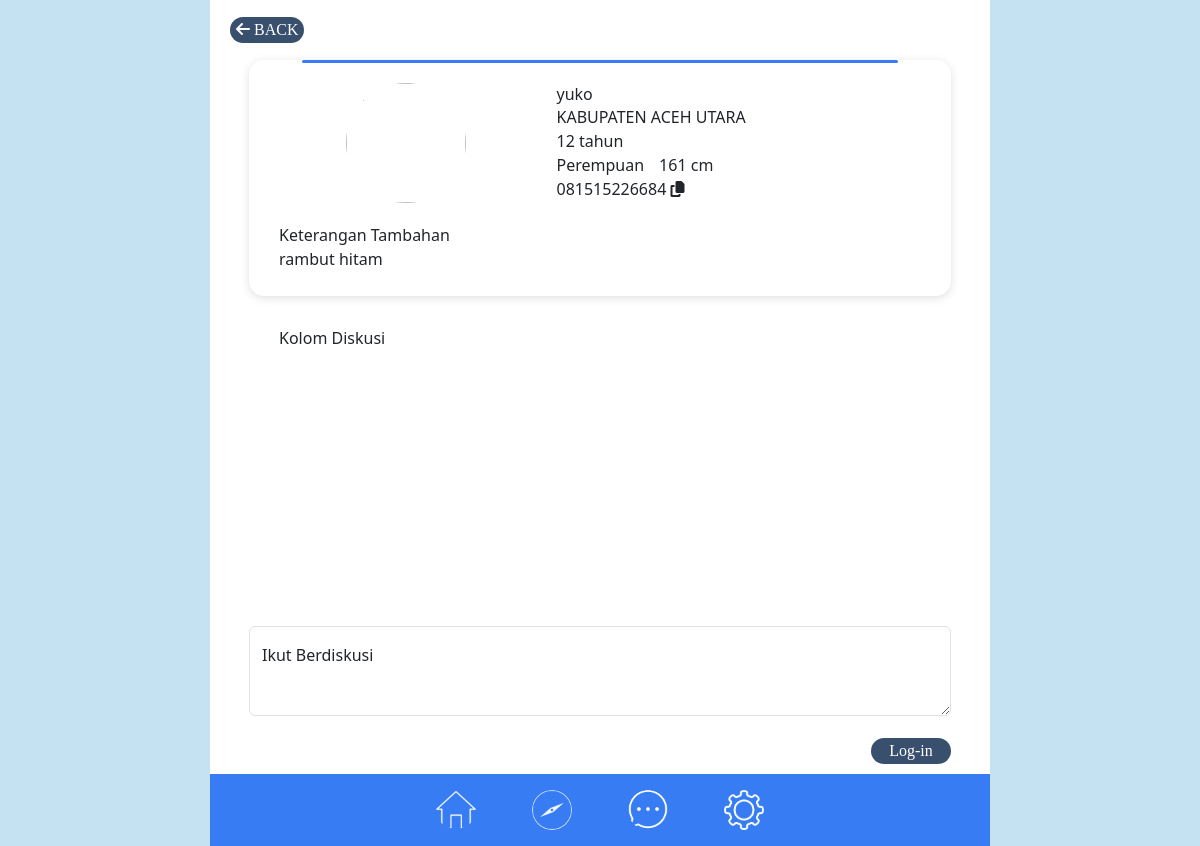
The page /detail-hilang.php?id=1 on the database its author committed.
### tables this page shows
CREATE TABLE `orang_hilang` (
  `id_hilang` int(11) NOT NULL,
  `nama_lengkap` varchar(200) NOT NULL,
  `id_kota` int(11) NOT NULL,
  `jenis_kelamin` char(1) NOT NULL,
  `umur_hilang` int(11) NOT NULL,
  `tinggi` int(11) NOT NULL,
  `keterangan` text NOT NULL,
  `tanggal_hilang` date NOT NULL,
  `timestamp` timestamp NOT NULL DEFAULT current_timestamp() ON UPDATE current_timestamp(),
  `nomor_telepon` varchar(12) NOT NULL,
  `foto` text NOT NULL
);

CREATE TABLE `regencies` (
  `id` char(4) NOT NULL,
  `province_id` char(2) NOT NULL,
  `name` varchar(255) NOT NULL
);

### detail-hilang.php (the view, shortened to what this page needs)
<?php
    require "connect.php";
    $id = $_GET['id'];
    $stmt = $conn->prepare("SELECT * FROM orang_hilang where id_hilang=?");
    $stmt->execute([$id]);
    $orang = $stmt->fetch();
    $namaKota = '';
    $stmt = $conn->prepare('SELECT * FROM regencies where id=?');
    $berhasil = $stmt->execute([$orang['id_kota']]);
    if($berhasil){
        $nama = $stmt->fetch();
        $namaKota = $nama['name'];
    }
?>
<!DOCTYPE html>
<html lang="en">
<head>
    <link rel="stylesheet" type="text/css" href="https://stackpath.bootstrapcdn.com/bootstrap/4.3.1/css/bootstrap.min.css">
	<link rel="stylesheet" type="text/css" href="css/style.css">
    <link href="https://cdn.jsdelivr.net/npm/bootstrap@5.3.0-alpha3/dist/css/bootstrap.min.css" rel="stylesheet">
    <link rel="stylesheet" href="css/explore.css">
</head>
<body>
    <div class="container-hp">
        <div style="height:60px;display:flex;align-items:center;margin-left:20px;">
        <button onclick="window.location.href='explore.php'" type="Button" class="button1" style="background-color : rgb(57,79,110); color:white; font-family:'Gill Sans MT';border:none;border-radius:20px;">
        <i class="fa-solid fa-arrow-left"></i> BACK </button>
        </div>
        <div class="card-container">
            <div class="mycard">
                <div></div>
                <div class="row">
                    <div class="col-5">
                        <img src="assets/img/orang_hilang/<?= $orang['foto'] ?>" alt="">
                    </div>
                    <div class="col-7">
                        <h1><?= $orang['nama_lengkap']?></h1>
                        <div><?= $namaKota ?></div>
                        <div><?= $orang['umur_hilang'] ?> tahun</div>
                        <div style="display:flex;align-items:center;">
                            <div style="margin-right:15px;"><?= strtoupper($orang['jenis_kelamin']) === 'P' ? 'Perempuan' : 'Laki-laki'; ?></div>
                            <div><?= $orang['tinggi'] ?> cm</div>
                        </div>
                        <div style="cursor:pointer;"><?= $orang['nomor_telepon'] ?> <i class="fa-solid fa-copy"></i></div>
                    </div>
                </div>
                <div style="height:20px;width:100%;"></div>
                <div class="ket row">
                    <div>Keterangan Tambahan</div>
                    <div><?= $orang['keterangan'] ?></div>
                </div>
            </div>
        </div>
        <div style="height:30px;width:100%;"><span style="padding-left:calc(30px + 5%);padding-bottom:7px;">Kolom Diskusi</span></div>
        <div class="comment-container">
            <div class="comments">
            </div>
        </div>
        <div style="height:30px;width:100%;"></div>
        <div class="form-floating" style="width:90%;margin:auto;">
            <textarea class="form-control" placeholder="Ikut Berdiskusi" id="komentar" name="komentar" style="height: 90px"></textarea>
            <label for="floatingTextarea2Disabled">Ikut Berdiskusi</label>
        </div>
        <div style="height:22px;width:100%;"></div>
        <?php if(!isset($_SESSION['login'])):?>
        <button type="Button" class="button1" onclick="window.location.href= 'login-user.php'" style="background-color : rgb(57,79,110); color:white; font-family:'Gill Sans MT';border:none;border-radius:20px;width:80px;display:block;float:right;margin-right:5%;">Log-in</button>
        <?php else: ?>
        <button type="Button" onclick="sendKomentar()" class="button1" style="background-color : rgb(57,79,110); color:white; font-family:'Gill Sans MT';border:none;border-radius:20px;width:80px;display:block;float:right;margin-right:5%;">Send</button>
        <?php endif; ?>
        <div style="height:26px;width:100%;"></div>
        <div style="height:82px;width:100%;"></div>
        <?php include 'bottombar.php' ?>
    </div>
</body>
</html>

### css/style.css (style rules this page uses)
body { width: 100%; overflow: auto; margin:auto; min-height: 100vh; background-color: rgba(174, 215, 237, 0.712) !important; font-size: 20px; transition: 0.3s; }
.container-hp { margin: auto; background-color: #ffffff; max-width: 780px; min-height: 100vh; position: relative; }

### css/explore.css (style rules this page uses)
.card-container { display: flex; flex-direction: column; justify-content: center; align-items: center; }
.mycard { background-color: white; width: 90%; border-radius: 15px; min-height: 25vh; padding-bottom: 10px; margin-bottom: 30px; box-shadow: rgba(99, 99, 99, 0.2) 0px 2px 8px 0px; }
.mycard > div:nth-child(1) { padding-top: 10px; padding-left: 1%; padding-right: 4%; text-align: right; margin-bottom:10px; font-size: 16px; }
.mycard h1 { font-size: 16px; margin-bottom:0; }
.mycard .row { padding: 30px; padding-top: 0; padding-bottom: 0; }
.mycard::before { content:''; width: 85%; height: 3px; background-color: #387CF3; display: block; margin: auto; border-radius: 5px; }
img { width: 15vh; height: 15vh; border-radius: 50%; }
.row > .col-5 { justify-content: center; align-items: center; display: flex; flex-direction: column; }
.row > .col-7 { display: flex; justify-content: center; flex-direction: column; }
.mycard { cursor: pointer; }
.mycard .ket { margin-bottom: 15px; }
.comment-container { display: flex; flex-direction: column; justify-content: center; align-items: center; }
.comments { width: 90%; min-height: 30vh; max-height: 30vh; border-radius: 15px; overflow-x: hidden; overflow-y:auto; background-color: white; }

### rows shown on the page
orang_hilang: nama_lengkap "yuko", umur_hilang "12", tinggi "161", nomor_telepon "081515226684", keterangan "rambut hitam"
regencies: name "KABUPATEN ACEH UTARA"
